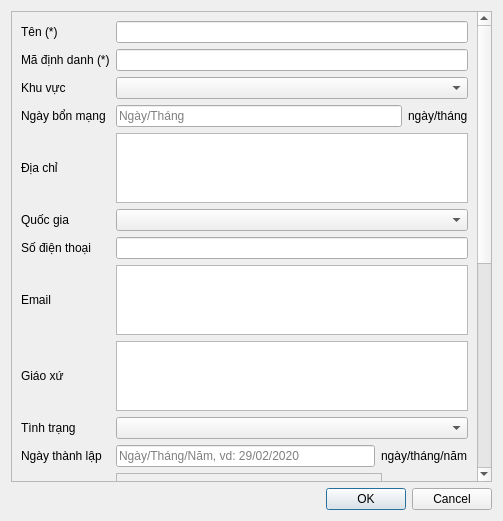
<?xml version="1.0" encoding="UTF-8"?>
<ui version="4.0">
 <class>DlgCommunity</class>
 <widget class="QDialog" name="DlgCommunity">
  <property name="geometry">
   <rect>
    <x>0</x>
    <y>0</y>
    <width>503</width>
    <height>521</height>
   </rect>
  </property>
  <property name="windowTitle">
   <string>Dialog</string>
  </property>
  <layout class="QVBoxLayout" name="verticalLayout">
   <item>
    <widget class="QScrollArea" name="scrollArea">
     <property name="widgetResizable">
      <bool>true</bool>
     </property>
     <widget class="QWidget" name="scrollAreaWidgetContents">
      <property name="geometry">
       <rect>
        <x>0</x>
        <y>-66</y>
        <width>462</width>
        <height>1013</height>
       </rect>
      </property>
      <layout class="QVBoxLayout" name="verticalLayout_2">
       <item>
        <layout class="QGridLayout" name="gridLayout">
         <item row="15" column="1">
          <layout class="QHBoxLayout" name="horizontalLayout_3">
           <item>
            <widget class="QLineEdit" name="txtCEO">
             <property name="readOnly">
              <bool>true</bool>
             </property>
            </widget>
           </item>
           <item>
            <widget class="QPushButton" name="btnSearchCEO">
             <property name="text">
              <string>Tìm</string>
             </property>
             <property name="icon">
              <iconset>
               <normalon>:/icon/icon/icons8-search-64.png</normalon>
              </iconset>
             </property>
            </widget>
           </item>
          </layout>
         </item>
         <item row="17" column="1">
          <widget class="QPlainTextEdit" name="txtIntro"/>
         </item>
         <item row="5" column="0">
          <widget class="QLabel" name="label_8">
           <property name="text">
            <string>Địa chỉ</string>
           </property>
          </widget>
         </item>
         <item row="14" column="1">
          <widget class="QComboBox" name="cbParentCommunity"/>
         </item>
         <item row="0" column="1">
          <widget class="QLineEdit" name="txtName"/>
         </item>
         <item row="18" column="0">
          <widget class="QLabel" name="label_4">
           <property name="text">
            <string>Ghi chú</string>
           </property>
          </widget>
         </item>
         <item row="5" column="1">
          <widget class="QPlainTextEdit" name="txtAddr"/>
         </item>
         <item row="9" column="1">
          <widget class="QPlainTextEdit" name="txtChurch"/>
         </item>
         <item row="18" column="1">
          <widget class="QPlainTextEdit" name="txtNote"/>
         </item>
         <item row="8" column="1">
          <widget class="QPlainTextEdit" name="txtEmail"/>
         </item>
         <item row="16" column="1">
          <widget class="QPlainTextEdit" name="txtContact"/>
         </item>
         <item row="17" column="0">
          <widget class="QLabel" name="label_16">
           <property name="text">
            <string>Giới thiệu</string>
           </property>
          </widget>
         </item>
         <item row="6" column="0">
          <widget class="QLabel" name="label_10">
           <property name="text">
            <string>Quốc gia</string>
           </property>
          </widget>
         </item>
         <item row="13" column="0">
          <widget class="QLabel" name="label_14">
           <property name="text">
            <string>Hình ảnh</string>
           </property>
          </widget>
         </item>
         <item row="10" column="0">
          <widget class="QLabel" name="label_6">
           <property name="text">
            <string>Tình trạng</string>
           </property>
          </widget>
         </item>
         <item row="13" column="1">
          <layout class="QHBoxLayout" name="horizontalLayout_5">
           <item>
            <widget class="QGraphicsView" name="imgPicture">
             <property name="enabled">
              <bool>false</bool>
             </property>
            </widget>
           </item>
           <item>
            <widget class="QPushButton" name="pushButton_5">
             <property name="enabled">
              <bool>false</bool>
             </property>
             <property name="text">
              <string>+</string>
             </property>
            </widget>
           </item>
          </layout>
         </item>
         <item row="14" column="0">
          <widget class="QLabel" name="label_5">
           <property name="text">
            <string>Cộng đoàn cha</string>
           </property>
          </widget>
         </item>
         <item row="1" column="1">
          <widget class="QLineEdit" name="txtCode"/>
         </item>
         <item row="12" column="0">
          <widget class="QLabel" name="label_2">
           <property name="text">
            <string>Ngày thành lập</string>
           </property>
          </widget>
         </item>
         <item row="10" column="1">
          <widget class="QComboBox" name="cbStatus"/>
         </item>
         <item row="2" column="1">
          <layout class="QHBoxLayout" name="horizontalLayout_6" stretch="3">
           <item>
            <widget class="QComboBox" name="cbArea"/>
           </item>
          </layout>
         </item>
         <item row="0" column="0">
          <widget class="QLabel" name="label">
           <property name="text">
            <string>Tên (*)</string>
           </property>
          </widget>
         </item>
         <item row="2" column="0">
          <widget class="QLabel" name="label_15">
           <property name="text">
            <string>Khu vực</string>
           </property>
          </widget>
         </item>
         <item row="3" column="0">
          <widget class="QLabel" name="label_13">
           <property name="text">
            <string>Ngày bổn mạng</string>
           </property>
          </widget>
         </item>
         <item row="9" column="0">
          <widget class="QLabel" name="label_7">
           <property name="text">
            <string>Giáo xứ</string>
           </property>
          </widget>
         </item>
         <item row="6" column="1">
          <layout class="QHBoxLayout" name="horizontalLayout_4" stretch="3">
           <item>
            <widget class="QComboBox" name="cbCountry"/>
           </item>
          </layout>
         </item>
         <item row="15" column="0">
          <widget class="QLabel" name="label_17">
           <property name="text">
            <string>Tổng phụ trách</string>
           </property>
          </widget>
         </item>
         <item row="8" column="0">
          <widget class="QLabel" name="label_12">
           <property name="text">
            <string>Email</string>
           </property>
          </widget>
         </item>
         <item row="7" column="0">
          <widget class="QLabel" name="label_11">
           <property name="text">
            <string>Số điện thoại</string>
           </property>
          </widget>
         </item>
         <item row="7" column="1">
          <widget class="QLineEdit" name="txtTel"/>
         </item>
         <item row="12" column="1">
          <layout class="QHBoxLayout" name="horizontalLayout_2">
           <item>
            <widget class="QLineEdit" name="txtEstablishDate">
             <property name="placeholderText">
              <string>Ngày/Tháng/Năm, vd: 29/02/2020</string>
             </property>
            </widget>
           </item>
           <item>
            <widget class="QLabel" name="label_18">
             <property name="text">
              <string>ngày/tháng/năm</string>
             </property>
            </widget>
           </item>
          </layout>
         </item>
         <item row="1" column="0">
          <widget class="QLabel" name="label_3">
           <property name="text">
            <string>Mã định danh (*)</string>
           </property>
          </widget>
         </item>
         <item row="16" column="0">
          <widget class="QLabel" name="label_9">
           <property name="text">
            <string>Liên lạc khác</string>
           </property>
          </widget>
         </item>
         <item row="3" column="1">
          <layout class="QHBoxLayout" name="horizontalLayout_7">
           <item>
            <widget class="QLineEdit" name="txtFeaseDay">
             <property name="placeholderText">
              <string>Ngày/Tháng</string>
             </property>
            </widget>
           </item>
           <item>
            <widget class="QLabel" name="label_19">
             <property name="text">
              <string>ngày/tháng</string>
             </property>
            </widget>
           </item>
          </layout>
         </item>
        </layout>
       </item>
       <item>
        <widget class="QFrame" name="frmCommTestBtn">
         <property name="frameShape">
          <enum>QFrame::NoFrame</enum>
         </property>
         <property name="frameShadow">
          <enum>QFrame::Plain</enum>
         </property>
         <property name="lineWidth">
          <number>0</number>
         </property>
         <layout class="QHBoxLayout" name="horizontalLayout">
          <item>
           <spacer name="horizontalSpacer">
            <property name="orientation">
             <enum>Qt::Horizontal</enum>
            </property>
            <property name="sizeHint" stdset="0">
             <size>
              <width>40</width>
              <height>20</height>
             </size>
            </property>
           </spacer>
          </item>
          <item>
           <widget class="QPushButton" name="pushButton_2">
            <property name="text">
             <string>Generate</string>
            </property>
           </widget>
          </item>
          <item>
           <widget class="QPushButton" name="btnImport">
            <property name="text">
             <string>Nhập</string>
            </property>
           </widget>
          </item>
         </layout>
        </widget>
       </item>
      </layout>
     </widget>
    </widget>
   </item>
   <item>
    <widget class="QDialogButtonBox" name="buttonBox">
     <property name="orientation">
      <enum>Qt::Horizontal</enum>
     </property>
     <property name="standardButtons">
      <set>QDialogButtonBox::Cancel|QDialogButtonBox::Ok</set>
     </property>
    </widget>
   </item>
  </layout>
 </widget>
 <resources/>
 <connections>
  <connection>
   <sender>buttonBox</sender>
   <signal>accepted()</signal>
   <receiver>DlgCommunity</receiver>
   <slot>accept()</slot>
   <hints>
    <hint type="sourcelabel">
     <x>248</x>
     <y>254</y>
    </hint>
    <hint type="destinationlabel">
     <x>157</x>
     <y>274</y>
    </hint>
   </hints>
  </connection>
  <connection>
   <sender>buttonBox</sender>
   <signal>rejected()</signal>
   <receiver>DlgCommunity</receiver>
   <slot>reject()</slot>
   <hints>
    <hint type="sourcelabel">
     <x>316</x>
     <y>260</y>
    </hint>
    <hint type="destinationlabel">
     <x>286</x>
     <y>274</y>
    </hint>
   </hints>
  </connection>
 </connections>
</ui>
